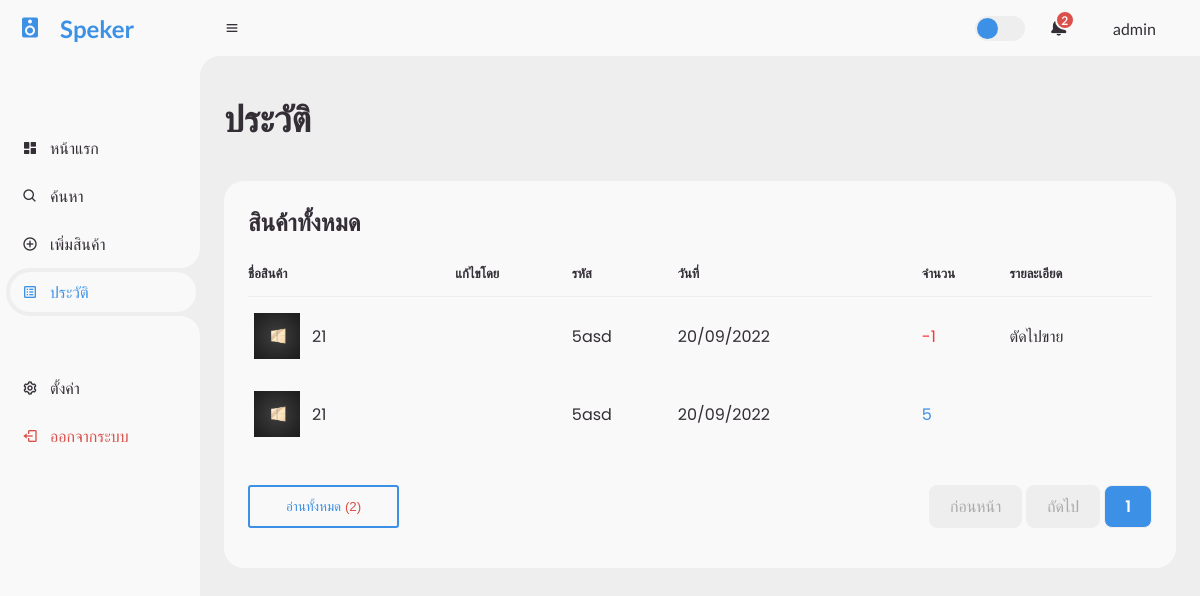
The page /notification.php (signed in) on the database as committed earlier.
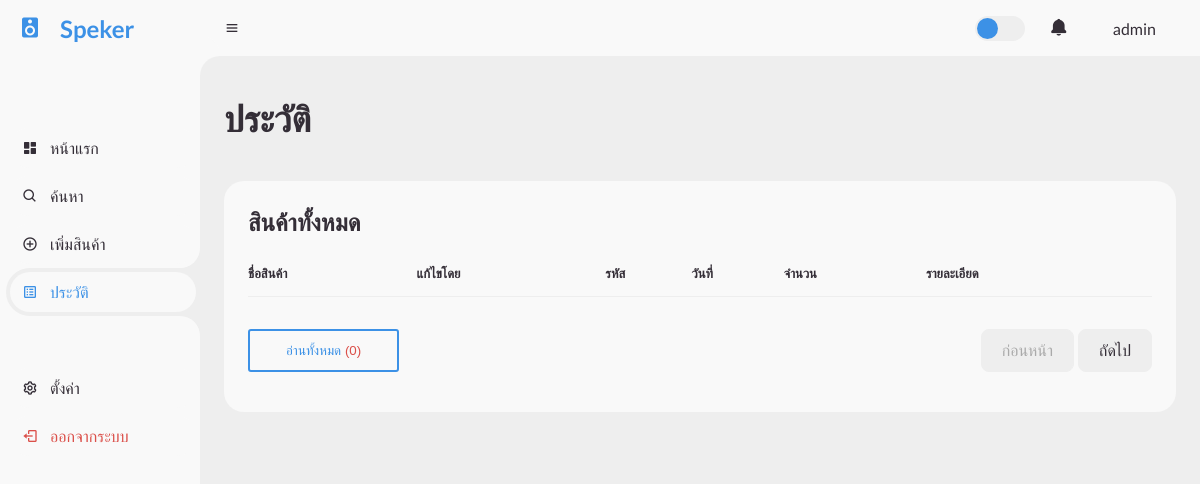
The same page on the database as committed later.
### tables this page shows
CREATE TABLE `log` (
  `id` int(11) NOT NULL,
  `id_product` int(11) NOT NULL,
  `id_account` varchar(10000) NOT NULL,
  `amount` int(11) NOT NULL,
  `specs` varchar(1000) NOT NULL,
  `datetime` datetime NOT NULL DEFAULT current_timestamp(),
  `status` int(11) NOT NULL,
  `read` int(1) NOT NULL DEFAULT 0
);

CREATE TABLE `product` (
  `id` int(11) NOT NULL,
  `code` varchar(5) NOT NULL,
  `name` varchar(255) NOT NULL,
  `stock` int(11) NOT NULL,
  `price` decimal(10,0) NOT NULL,
  `detail` varchar(1000) NOT NULL,
  `image_path` varchar(255) NOT NULL,
  `create_date` datetime NOT NULL DEFAULT current_timestamp()
);

### function/notification.php (called while the page is built)
<?php
  include('./config/connect.php');
  $sql10 = "SELECT COUNT(*) as total FROM log WHERE log.read = 0";
  $query10 = mysqli_query($connect, $sql10);
  $data10 = mysqli_fetch_assoc($query10);
  $amount = $data10['total'];
?>

### notification.php (the view, shortened to what the changed rows need)
<?php
  include('./config/connect.php');
  $id = $_SESSION['id'];
  if (!$id) {
    header( "location: login.php" );
    exit(0);
  } else {
    $role = $_SESSION['role'];
  }
  $perpage = 5;
  $page = 1;
  if (isset($_GET['page'])) {
    $page = $_GET['page'];
  } else {
    $page = 1;
  }
  $start = ($page - 1) * $perpage;
  $sql = "SELECT * FROM log INNER JOIN product ON log.id_product = product.id WHERE log.read = 0 ORDER BY log.datetime DESC limit $start,$perpage";
  $query = mysqli_query($connect, $sql);
  $sql2 = "SELECT COUNT(*) as total FROM log WHERE log.read = 0";
  $query2 = mysqli_query($connect, $sql2);
  $data2 = mysqli_fetch_assoc($query2);
  $total_page = ceil($data2['total'] / $perpage);
  if ($role == 0) {
    include('./function/notification.php');
  }
?>
<!DOCTYPE html>
<html lang="en">
<head>
  <link href="https://unpkg.com/boxicons@2.0.9/css/boxicons.min.css" rel="stylesheet" />
  <link rel="stylesheet" href="./css/style.css" />
</head>
<body>
  <section id="content">
    <nav>
      <?php
        if ($role == 0) {
      ?>
      <a href="notification.php" class="notification">
        <i class="bx bxs-bell"></i>
        <?php
         if ($amount > 0) {
          echo "<span class='num'>$amount</span>";
         }
        ?>
      </a>
      <?php } ?>
    </nav>
    <main>
      <div class="head-title">
        <div class="left">
          <h1>ประวัติ</h1>
        </div>
      </div>
      <div class="table-data">
        <div class="order">
          <table>
            <thead>
              <tr>
                <th>ชื่อสินค้า</th>
                <th>แก้ไขโดย</th>
                <th>รหัส</th>
                <th>วันที่</th>
                <th>จำนวน</th>
                <th>รายละเอียด</th>
              </tr>
            </thead>
            <tbody>
              <?php
                while ($data = mysqli_fetch_array($query)) {
              ?>
              <tr>
                <td>
                  <?php if ($data['image_path']) {
                      echo "<img src ='$data[image_path]'/>";
                    } else {
                      echo "<img src ='./img/default/default.png' />";
                    }
                  ?>
                  <p><?php echo "$data[name]"; ?></p>
                </td>
                <td><?php echo "$data[id_account]"; ?></td>
                <td><?php echo "$data[code]"; ?></td>
                <td>
                  <?php
                    $date = date('d/m/Y', strtotime($data["datetime"]));
                    echo "$date";
                  ?>
                </td>
                <td>
                  <?php
                    if ($data['status'] == 0) {
                      echo "<span class='text-blue'>$data[amount]</span>";
                    } else if ($data['status'] == 1) {
                      echo "<span class='text-red'>-$data[amount]</span>";
                    }
                  ?>
                </td>
                <td><?php echo "$data[specs]"; ?></td>
              </tr>
              <?php } ?>
            </tbody>
          </table>
          <div>
            <ul class="page" style="justify-content: space-between;">
              <form action="notification.php" method="post" style="display: flex;">
                <button type="submit" name="submit" class="btn-submit">อ่านทั้งหมด <?php
                echo "<span style='color: #db504a;'>($amount)</span>";
                ?></button>
              </form>
              <div style="display: flex; gap: 0.25rem;">
                <?php
                  if ($page == $total_page ) {
                    echo "<a href='#' class='disabled'><li>ถัดไป</li></a>";
                  } else {
                    $next = $page + 1;
                    echo "<a href='log.php?page=$next'><li>ถัดไป</li></a>";
                  }
                  if ($total_page < 7) {
                    for ($i = 1 ; $i <= $total_page; $i++) {
                      if ($i == $page) {
                        echo "<a href='log.php?page=$i' class='active'><li>$i</li></a>";
                      } else {
                        echo "<a href='log.php?page=$i'><li>$i</li></a>";
                      }
                    }
                  }
                ?>
              </div>
            </ul>
          </div>
        </div>
      </div>
    </main>
  </section>
</body>
</html>

Rows that differ between the two databases and show on the page:
removed log: id_product.image_path (picture), id_product.name "21", id_product.code "5asd", datetime "20/09/2022", amount "1", specs "ตัดไปขาย"
removed log: id_product.image_path (picture), id_product.name "21", id_product.code "5asd", datetime "20/09/2022", amount "5"
Other text that changed with them:
$amount: "2" → "0"
$amount: "2" → (not shown)
list line gone: "1"
